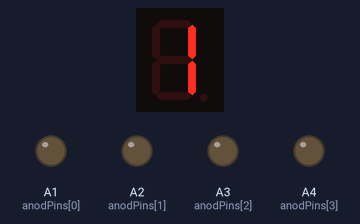
This sketch was run on a simulated Arduino Uno, built with avr-gcc and run on an emulated ATmega328P. Parts: 1-digit seven-segment display, output pins drawn as LEDs (lit = HIGH). Wiring (inferred from the names in the program): 1-digit 7-segment display, segments lit when HIGH: segments pin 5, pin 6, pin 7, pin 8, pin 9, pin 10, pin 11, pin 12. The segment pins are drawn as the display they are named for; pins used as bus, display or sensor lines are not drawn.

Above: at 0.1 s.
At 0.6 s:
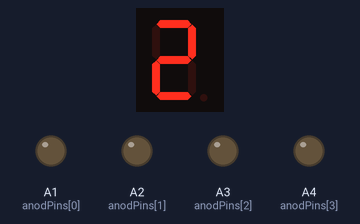
At 1.1 s:
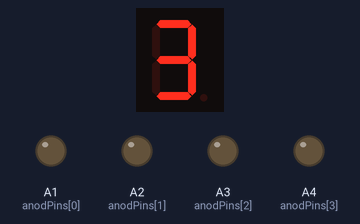
At 2.1 s:
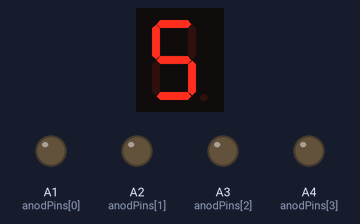
At 3.1 s:
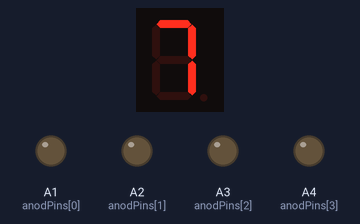
At 4.6 s:
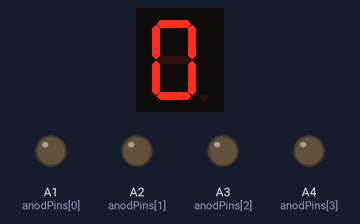

Measured:
- by itself, everything shown: repeats every 5.0 s, in 10 steps
- what the display in image 1 shows lasts 0.5 s, from 0.5 s to 1.0 s

The sketch:

sketch_jul09a.ino
```cpp
int anodPins[] = {A1, A2, A3, A4};
int segmentsPins[] = {5, 6, 7, 8, 9, 10, 11, 12};

void setup() {
for (int i = 0; i < 4; i++) {
pinMode(anodPins[i], OUTPUT);
}
for (int i = 0; i < 8; i++) {
pinMode(segmentsPins[i], OUTPUT);
}
}

int seg1[] = {0, 1, 1, 0, 0, 0, 0, 0}; //Буква хуй
int seg2[] = {1, 1, 0, 1, 1, 0, 1, 0};
int seg3[] = {1, 1, 1, 1, 0, 0, 1, 0};
int seg4[] = {0, 1, 1, 0, 0, 1, 1, 0};
int seg5[] = {1, 0, 1, 1, 0, 1, 1, 0};
int seg6[] = {1, 0, 1, 1, 1, 1, 1, 0};
int seg7[] = {1, 1, 1, 0, 0, 0, 0, 0};
int seg8[] = {1, 1, 1, 1, 1, 1, 1, 0};
int seg9[] = {1, 1, 1, 1, 0, 1, 1, 0};
int seg0[] = {1, 1, 1, 1, 1, 1, 0, 0};
int* seg[] = {seg1, seg2, seg3, seg4, seg5, seg6, seg7, seg8, seg9, seg0};

void loop() {
// отображаем букву хуй на всех разрядах
/* for (int i = 0; i < 4; i++) {
for (int k = 0; k < 8; k++) {
digitalWrite(segmentsPins[k], ((seg0[k] == 1) ? HIGH : LOW));
} */
for (int i = 0; i < 4; i++) {
for (int j = 0; j < 10; j++) {
for (int k = 0; k < 8; k++) {
digitalWrite(segmentsPins[k], ((seg[j][k] == 1) ? HIGH : LOW));
}

delay(500); // Дали паузу глазу воспринять
digitalWrite(anodPins[i], LOW); // Сняли напряжение с анода, чтобы переключение катодов не вызывали мерцание
}
}
}
```
